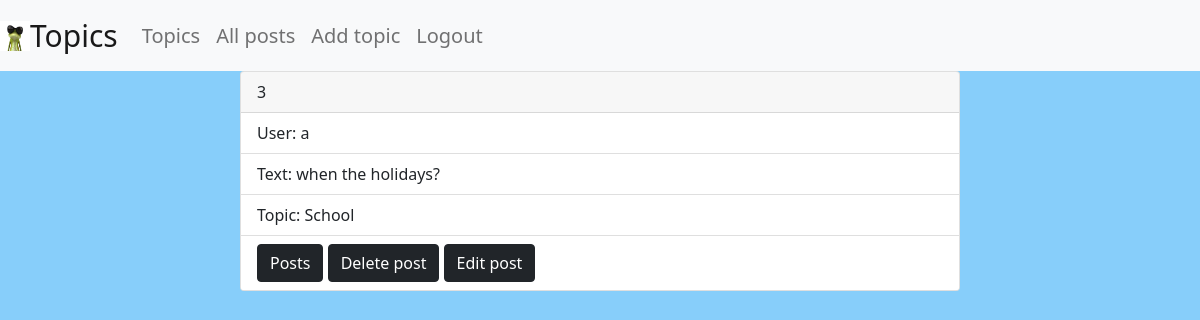
The app's page /app/topic_post_list/2/ (signed in) with its own data.
### app_site/models.py (models this page shows, shortened)
class Post(models.Model):
    user = models.ForeignKey(User, on_delete = models.CASCADE)
    topic = models.ForeignKey(Topic, on_delete= models.CASCADE)
    text = models.TextField()

class Topic(models.Model):
    name = models.CharField(max_length=255)
    count_post = models.IntegerField(default=100)
    description = models.TextField(null=True, blank=True)
    date = models.DateTimeField(auto_now_add=True)
    def __str__(self):
        return self.name

### app_site/views.py (the view)
# urls.py: path('topic_post_list/<int:topic_id>/', views.topic_post_list, name='topic_post_list'),
def topic_post_list(request, topic_id):
    posts = Post.objects.filter(topic=topic_id)
    return render(request, 'post_list.html', {'posts': posts})

### templates/post_list.html
{% extends 'base.html'%}
{%block content%}
{% for post in posts %}
    <div class="review card">
      <div class="card-header">
        {{post.id}}
      </div>
      <ul class="list-group list-group-flush">
        <li class="list-group-item">User: {{post.user}}</li>
        <li class="list-group-item">Text: {{post.text}}</li>
        <li class="list-group-item">Topic: {{post.topic}}</li>
          <li class="list-group-item">
              <a class="btn btn-dark" href="{% url 'topic_post_list' topic_id=post.topic.id%}" role="button">Posts</a>
              {% if user.is_authenticated %}
                {% if post.user == user %}
                    <a class="btn btn-dark" href="{% url 'delete_post' post_id=post.id%}">Delete post</a>
                    <a class="btn btn-dark" href="{% url 'edit_post' post_id=post.id%}">Edit post</a>
                {% endif %}
              {% endif %}
          </li>
      </ul>
    </div>
{% endfor %}
{% endblock %}

### static/styles.css (style rules this page uses)
body { background-color: lightskyblue; }

### records on screen
Post: id "3", user "a", text "when the holidays?", topic "School", shows "Delete post"
